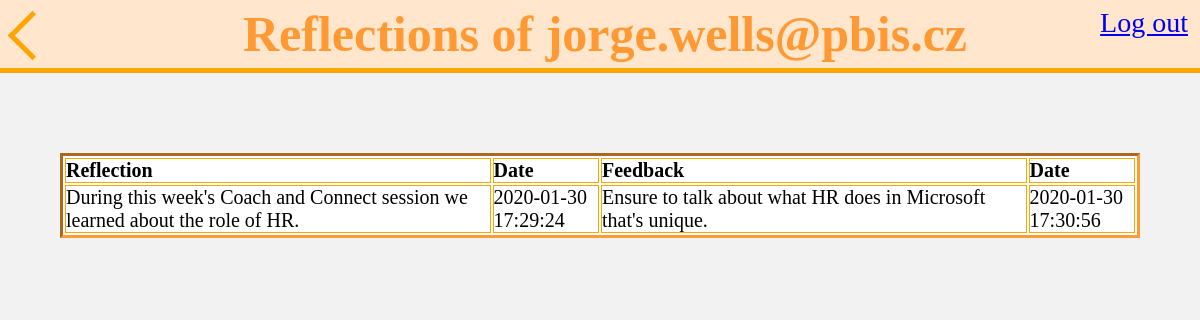
The app's page /reflections1.php?phpvar=jorge.wells@pbis.cz (signed in) with its own data.
### tables this page shows
CREATE TABLE `reflections` (
  `reflectionID` int(11) NOT NULL,
  `reflection` text NOT NULL,
  `dateandtime` datetime NOT NULL,
  `userid` int(11) NOT NULL
);

CREATE TABLE `feedbacks` (
  `feedbackID` int(11) NOT NULL,
  `feedback` text NOT NULL,
  `dateandtime1` varchar(50) NOT NULL,
  `reflectionID1` int(11) NOT NULL,
  `userid` int(11) NOT NULL
);

### reflections1.php (the view, shortened to what this page needs)
<?php include('server.php');
?>
<!DOCTYPE html>
<html>
<head>
	<link rel="stylesheet" type="text/css" href="style2.css">
</head>
<body>
	<?php
	$email = $_GET['phpvar'];
		echo "
			<h2 class=header>Reflections of $email</h2>
			<a href=index1.php?logout='1' class=logout>Log out</a>"
	?>
	<a href="students.php" class="backarrow"></a>
	<table class="reflections">
		<tr>
			<th>Reflection</th>
			<th>Date</th>
			<th>Feedback</th>
			<th>Date</th>
		</tr>
		<?php
			$email = $_GET['phpvar'];
			$user = "SELECT userid FROM users WHERE email='$email'";
			$rowid = mysqli_fetch_assoc(mysqli_query($link, $user));
			$userid = $rowid['userid'];
			$sql = "SELECT reflectionID, reflection, dateandtime FROM reflections WHERE userid='$userid';";
			$result = mysqli_query($link, $sql);
			while ($row=mysqli_fetch_assoc($result)) {
				$reflectionID = $row['reflectionID'];
				$sql1 = "SELECT feedback, dateandtime1 FROM feedbacks WHERE reflectionID1='$reflectionID';";
				$result1 = mysqli_query($link, $sql1);
				$row1 = $result1-> fetch_array();
				if (empty($row1["feedback"])) {
					$feedback = '';
					$dateandtime1 = '';
				}else{
					$feedback = $row1["feedback"];
					$dateandtime1 = $row1["dateandtime1"];
				}
				echo "<tr><td width=40%><a href=feedback.php?getvalue=$row[reflectionID]>".$row["reflection"]."</a></td><td>".$row["dateandtime"]."</td><td width=40%>".$feedback."</td><td>".$dateandtime1."</td></tr>";
			}
		?>
	</table>
</body>
</html>

### style2.css (style rules this page uses)
* { margin: 0px; padding: 0px; }
body { margin: 0; font-size: 120%; background-color: #F2F2F2; }
.header { width: 100%; color: #ff9933; background: #ffe6cc; margin-bottom: 0px; text-align: center; font-size: 50px; font-family: Georgia, serif; border: 5px solid orange; border-top: none; border-left: none; border-right: none; border-radius: 0px 0px 0px 0px; padding: 5px; height: auto; }
.logout { float: right; font-size: 28px; margin-right: 1%; margin-top: -66px; }
.backarrow { border: solid orange; border-width: 0 5px 5px 0; padding: 15px; width: 15px; height: 15px; box-sizing: border-box; margin-top: -55px; margin-left: 15px; transform: rotate(135deg); display: block; }
.reflections { border: 3px inset #ff9933; background-color: white; width: 90%; word-wrap: break-word; margin-top: 100px; margin-left: 5%; }
table, th, td { border: 1px solid orange; margin-right: 25px; height: auto; }
table { color: black; font-family: Georgia, serif; text-align: left; width: 100%; font-size: 20px; }

### reflections1.php (style rules this page uses)
table a { color: black; text-decoration: none; }

### records on screen
reflections: $row[reflectionID] 1 (drawn), reflection "During this week's Coach and Connect session we learned about the role of HR.", dateandtime "2020-01-30 17:29:24", feedbacks.feedback "Ensure to talk about what HR does in Microsoft that's unique.", feedbacks.dateandtime1 "2020-01-30 17:30:56"

### other values on screen
$email "jorge.wells@pbis.cz"
